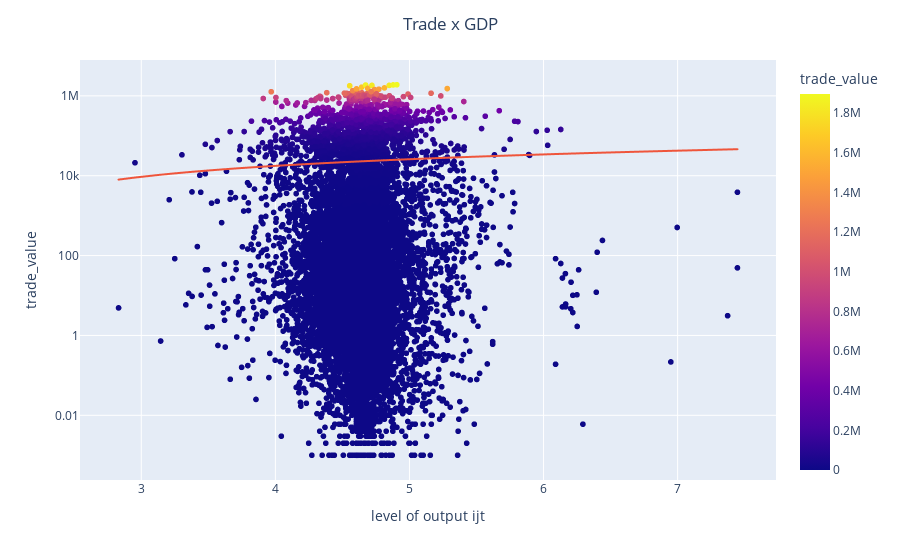

The code cell stored with this chart in its notebook:
### Code cell
fig = px.scatter(data.dropna(), y="trade_value", x="level of output ijt", log_y=True, size_max=100, color="trade_value", trendline="ols")
fig.update_traces(textposition='top center')
fig.update_layout(title_text='Trade x Log Output', title_x=0.5)
fig.show()

### Figure 1 — Plotly figure (JSON) as saved in the notebook; plotly's stock layout.template omitted (floating-point values rounded to 4 significant figures; data arrays with more than 128 entries replaced by an {"elided": "..."} marker saying what was removed)
{"data": [{"hovertemplate": "level of output ijt=%{x}<br>trade_value=%{marker.color}<extra></extra>", "legendgroup": "", "marker": {"color": {"elided": "12306 float values"}, "coloraxis": "coloraxis", "symbol": "circle"}, "mode": "markers", "name": "", "showlegend": false, "textposition": "top center", "type": "scattergl", "x": {"elided": "12306 float values"}, "xaxis": "x", "y": {"elided": "12306 float values"}, "yaxis": "y"}, {"hovertemplate": "<b>OLS trendline</b><br>trade_value = 8254.65 * level of output ijt + -15373.2<br>R<sup>2</sup>=0.000353<br><br>level of output ijt=%{x}<br>trade_value=%{y} <b>(trend)</b><extra></extra>", "legendgroup": "", "marker": {"symbol": "circle"}, "mode": "lines", "name": "", "showlegend": false, "textposition": "top center", "type": "scattergl", "x": {"elided": "12306 float values"}, "xaxis": "x", "y": {"elided": "12306 float values"}, "yaxis": "y"}], "layout": {"coloraxis": {"colorbar": {"title": {"text": "trade_value"}}, "colorscale": [[0, "#0d0887"], [0.1111, "#46039f"], [0.2222, "#7201a8"], [0.3333, "#9c179e"], [0.4444, "#bd3786"], [0.5556, "#d8576b"], [0.6667, "#ed7953"], [0.7778, "#fb9f3a"], [0.8889, "#fdca26"], [1, "#f0f921"]]}, "legend": {"tracegroupgap": 0}, "margin": {"t": 60}, "title": {"text": "Trade x GDP", "x": 0.5}, "xaxis": {"anchor": "y", "domain": [0, 1], "title": {"text": "level of output ijt"}}, "yaxis": {"anchor": "x", "domain": [0, 1], "title": {"text": "trade_value"}, "type": "log"}}}
